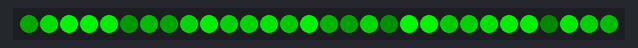
A program run on a simulated Raspberry Pi Pico running MicroPython. Shown: 30 RGB LEDs in strip order, left to right. Random numbers come from a fixed seed; what the program prints to the serial console is not drawn. At 22.2 s the program stops and its outputs stay as they are.

Above: at 0.1 s.
At 2.78 s:
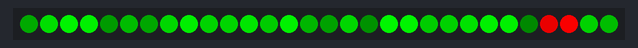
At 5.36 s:
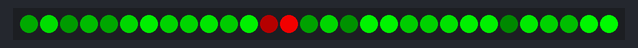
At 10.85 s:
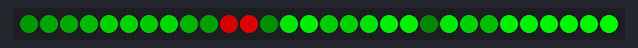
At 15.7 s:
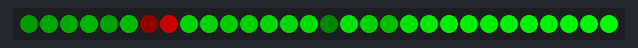
At 21.83 s:
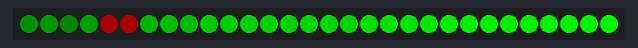

The program:

45-sorting-visualizer.py
```python
# Lab 45: Sorting Visualizer
# Filename: 45-sorting-visualizer.py
# Version: 1.0.0
#
# Watch a bubble sort in action! Each pixel's brightness represents a
# random value. On every pass, neighboring values are compared and
# swapped if they are out of order, until the whole strip is sorted.

from machine import Pin
from neopixel import NeoPixel
from utime import sleep
from urandom import randint
import config

# hardware settings from config.py
NEOPIXEL_PIN = config.NEOPIXEL_PIN
NUMBER_PIXELS = config.NUMBER_PIXELS

strip = NeoPixel(Pin(NEOPIXEL_PIN), NUMBER_PIXELS)

values = [randint(10, 255) for _ in range(NUMBER_PIXELS)]


def draw(highlight_a=None, highlight_b=None):
    for i in range(NUMBER_PIXELS):
        brightness = values[i]
        if i == highlight_a or i == highlight_b:
            strip[i] = (brightness, 0, 0)   # the pair being compared: red
        else:
            strip[i] = (0, brightness, 0)   # everything else: green
    strip.write()


draw()
sleep(1)

# bubble sort: repeatedly compare neighbors and swap them if out of order
for pass_num in range(NUMBER_PIXELS - 1):
    swapped = False
    for i in range(NUMBER_PIXELS - 1 - pass_num):
        draw(i, i + 1)
        sleep(0.03)
        if values[i] > values[i + 1]:
            values[i], values[i + 1] = values[i + 1], values[i]
            swapped = True
            draw(i, i + 1)
            sleep(0.03)
    if not swapped:
        break   # nothing moved this pass - the list is already sorted

draw()   # final result: sorted dimmest to brightest
print("sorted!", values)
```

config.py
```python
# Moving Rainbow Configuration file
# Filename: config.py
# Version: 1.0.0
#
# This file contains the hardware configuration for your kit.
# It is imported by each program.
NEOPIXEL_PIN = 0
NUMBER_PIXELS = 30
BUTTON_PIN_1 = 15
BUTTON_PIN_2 = 14
```
